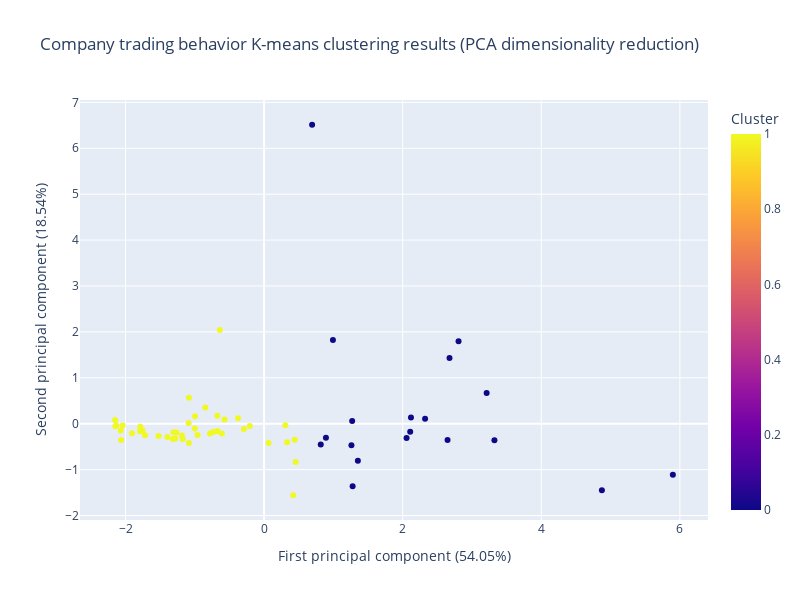

Source (notebook cell):
### Code cell
# create an interactive clustering visualization graph
fig = px.scatter(cluster_df, 
                 x='PC1', y='PC2', 
                 color='Cluster',
                 hover_data=['Company'],
                 title='Company trading behavior K-means clustering results (PCA dimensionality reduction)',
                 labels={'PC1': f'First principal component ({pca.explained_variance_ratio_[0]:.2%})',
                         'PC2': f'Second principal component ({pca.explained_variance_ratio_[1]:.2%})'})

fig.update_layout(height=600, width=800)
fig.show()

# use matplotlib to create a static graph
plt.figure(figsize=(12, 8))
colors = ['red', 'blue', 'green', 'orange', 'purple']

for i in range(k_optimal):
    cluster_points = cluster_df[cluster_df['Cluster'] == i]
    plt.scatter(cluster_points['PC1'], cluster_points['PC2'], 
                c=colors[i], label=f'Cluster {i}', alpha=0.7, s=60)

# add the cluster centers
centers_pca = pca.transform(kmeans.cluster_centers_)
plt.scatter(centers_pca[:, 0], centers_pca[:, 1], 
            c='black', marker='x', s=300, linewidths=3, label='Cluster centers')

plt.xlabel(f'First principal component ({pca.explained_variance_ratio_[0]:.2%})')
plt.ylabel(f'Second principal component ({pca.explained_variance_ratio_[1]:.2%})')
plt.title('Company trading behavior K-means clustering results')
plt.legend()
plt.grid(True, alpha=0.3)
plt.show()

### Figure 1 — Plotly figure (JSON) as saved in the notebook; plotly's stock layout.template omitted (floating-point values rounded to 4 significant figures)
{"data": [{"customdata": [["3m"], ["adidas"], ["adobe"], ["airbnb"], ["amazon"], ["amd"], ["american eagle outfitters"], ["american express"], ["apple"], ["block"], ["bmw group"], ["chipotle"], ["cisco"], ["coinbase"], ["colgate palmolive"], ["costco"], ["crocs"], ["delta air lines"], ["fedex"], ["foot locker"], ["google"], ["hershey company"], ["hilton"], ["honda"], ["johnson & johnson"], ["jpmorgan chase & co"], ["logitech"], ["lvmh"], ["marriott"], ["mastercard"], ["mcdonald's"], ["microsoft"], ["netflix"], ["nike"], ["nintendo"], ["nordstrom"], ["nvidia"], ["peloton"], ["philips"], ["pinterest"], ["porsche"], ["procter & gamble"], ["puma"], ["roblox"], ["salesforce / slack"], ["shopify"], ["southwest airlines"], ["spotify"], ["starbucks"], ["target"], ["tesla"], ["the coca-cola company"], ["the home depot"], ["the walt disney company"], ["toyota"], ["uber"], ["ubisoft"], ["unilever"], ["visa"], ["zoom video communications"], ["zoominfo"]], "hovertemplate": "First principal component (54.05%)=%{x}<br>Second principal component (18.54%)=%{y}<br>Company=%{customdata[0]}<br>Cluster=%{marker.color}<extra></extra>", "legendgroup": "", "marker": {"color": [1, 1, 1, 1, 0, 0, 0, 1, 0, 0, 1, 1, 1, 0, 1, 1, 0, 0, 1, 1, 1, 1, 1, 1, 1, 1, 1, 1, 1, 1, 1, 1, 0, 1, 1, 1, 0, 0, 1, 0, 1, 1, 1, 0, 1, 0, 1, 0, 1, 1, 0, 1, 1, 1, 1, 0, 1, 1, 1, 0, 0], "coloraxis": "coloraxis", "symbol": "circle"}, "mode": "markers", "name": "", "orientation": "v", "showlegend": false, "type": "scatter", "x": [-1.718, -1.306, 0.06534, 0.4563, 0.9935, 2.324, 0.8175, -0.78, 0.6928, 2.109, -1.786, 0.4206, -0.848, 5.899, -2.069, -1.176, 2.648, 0.8925, -1.084, 0.4411, -0.6388, -1.789, -1.0, -1.906, -2.132, -0.572, -0.2058, -0.2917, -0.735, -0.3755, -1.755, -1.085, 2.12, -1.089, -0.6739, 0.3321, 2.676, 4.875, -1.317, 2.056, -1.396, -2.042, -1.523, 3.324, 0.3066, 3.212, -0.6098, 1.261, -0.6752, -0.9599, 2.806, -2.149, -1.184, -1.265, -2.063, 1.271, -1.282, -2.146, -0.997, 1.353, 1.278], "xaxis": "x", "y": [-0.2519, -0.1843, -0.4219, -0.834, 1.822, 0.1065, -0.4546, -0.2155, 6.513, -0.176, -0.06452, -1.559, 0.3531, -1.114, -0.1487, -0.3339, -0.353, -0.3069, -0.4193, -0.3481, 2.04, -0.1637, -0.105, -0.2055, -0.04039, 0.08918, -0.05108, -0.1148, -0.1785, 0.1163, -0.1498, 0.5647, 0.1371, 0.01615, -0.1599, -0.4041, 1.43, -1.448, -0.3327, -0.3128, -0.2874, -0.03858, -0.2697, -0.3628, -0.03448, 0.6706, -0.2134, -0.4682, 0.1723, -0.2473, 1.795, 0.08315, -0.2564, -0.1942, -0.3545, 0.0565, -0.3217, -0.05812, 0.1613, -0.8057, -1.362], "yaxis": "y"}], "layout": {"coloraxis": {"colorbar": {"title": {"text": "Cluster"}}, "colorscale": [[0, "#0d0887"], [0.1111, "#46039f"], [0.2222, "#7201a8"], [0.3333, "#9c179e"], [0.4444, "#bd3786"], [0.5556, "#d8576b"], [0.6667, "#ed7953"], [0.7778, "#fb9f3a"], [0.8889, "#fdca26"], [1, "#f0f921"]]}, "height": 600, "legend": {"tracegroupgap": 0}, "title": {"text": "Company trading behavior K-means clustering results (PCA dimensionality reduction)"}, "width": 800, "xaxis": {"anchor": "y", "domain": [0, 1], "title": {"text": "First principal component (54.05%)"}}, "yaxis": {"anchor": "x", "domain": [0, 1], "title": {"text": "Second principal component (18.54%)"}}}}
